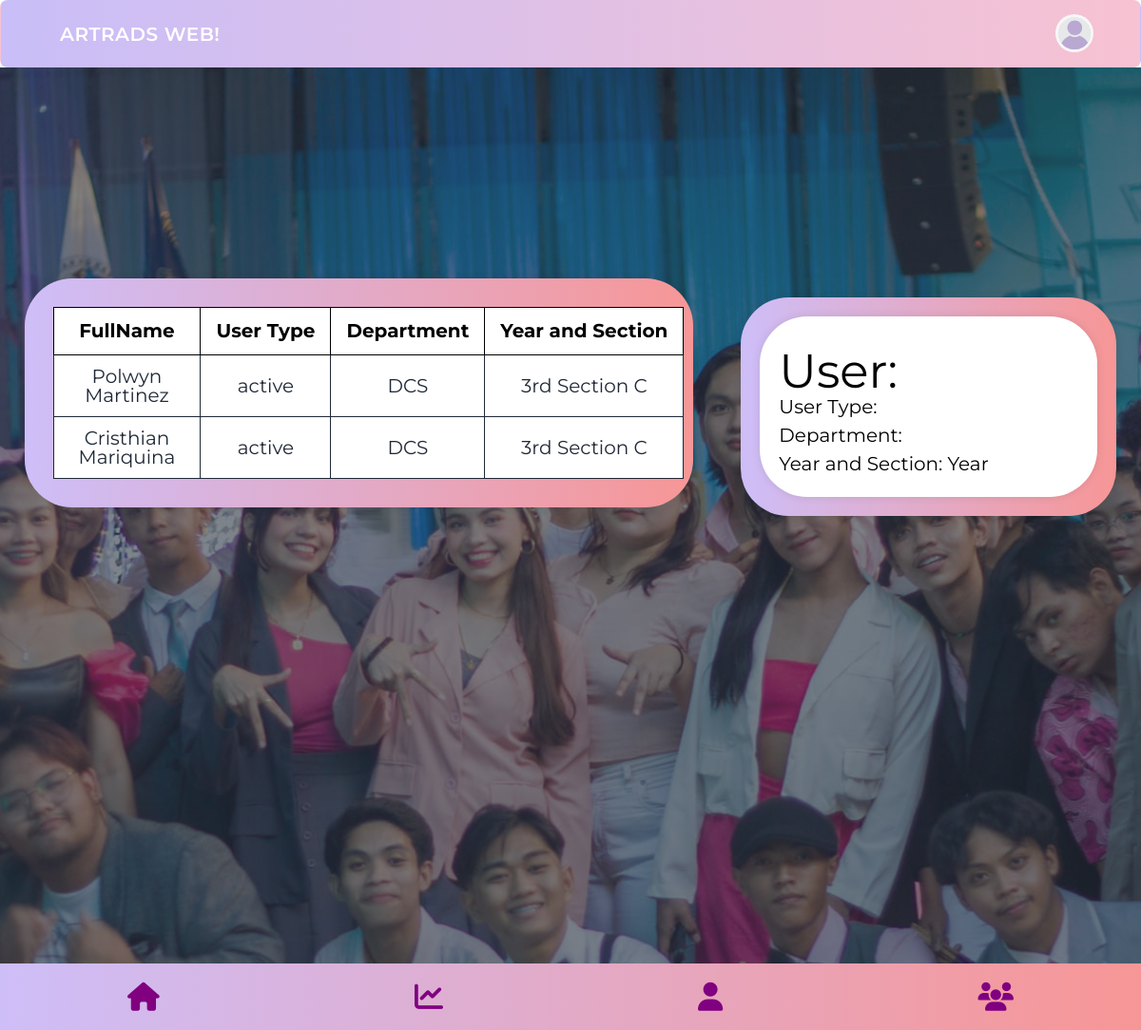
The page /scpphp/members.php on the database its author committed.
### tables this page shows
CREATE TABLE `memberstbl` (
  `id` int(10) NOT NULL,
  `fname` varchar(100) NOT NULL,
  `lname` varchar(100) NOT NULL,
  `status` varchar(100) NOT NULL,
  `usertype` varchar(100) NOT NULL,
  `dept` varchar(100) NOT NULL,
  `year` varchar(100) NOT NULL,
  `section` varchar(100) NOT NULL
);

### scpphp/members.php (the view, shortened to what this page needs)
<?php
    include("server.php");
?>
<!DOCTYPE html>
<html lang="en">
<head>
    <link href="https://cdn.jsdelivr.net/npm/daisyui@4.10.2/dist/full.min.css" rel="stylesheet" type="text/css" />
    <script src="https://cdn.tailwindcss.com"></script>
    <link rel="stylesheet" href="https://cdnjs.cloudflare.com/ajax/libs/font-awesome/6.5.1/css/all.min.css" />
</head>
<body>
<div class="navbar bg-base-100">
  <div class="flex-1">
    <a class="btn btn-ghost text-xl" href="home.php">Artrads Web!</a>
  </div>
  <div class="flex-none gap-2">
    <div class="dropdown dropdown-end">
      <div tabindex="0" role="button" class="btn btn-ghost btn-circle avatar" onclick="toggleProfileMenu()">
        <div class="w-10 rounded-full">
          <img alt="Tailwind CSS Navbar component" src="avatar.png"  style="height:-10px;width:auto;" />
        </div>
      </div>
    </div>
  </div>
</div>
<div class="hero min-h-screen" style="background-image: url(artrads.jpg);">
<div class="hero-overlay bg-opacity-60 "></div>
  <div class="hero-content flex-col lg:flex-row-reverse">
<div class="content">
    <div class="container" style="background: linear-gradient(to left, rgb(247, 150, 150), #cebef8);margin-bottom:400px;">
        <table class="table" >
                    <thead>
                        <tr>
                            <th>FullName</th>
                            <th>User Type</th>
                            <th>Department</th>
                            <th>Year and Section</th>
                        </tr>
                    </thead>
                    <tbody>
                <?php
                    $clk_fname = "";
                    $clk_lname = "";
                    $clk_status = "";
                    $clk_dept = "";
                    $clk_year= "";
                    $clk_section = "";
                    $sqlroom = "SELECT * FROM memberstbl";
                    $queryroom = mysqli_query($conn, $sqlroom);
                    while($resultroom = mysqli_fetch_assoc($queryroom)){
                    $tblmember_id = $resultroom['id'];
                    $fname = $resultroom['fname'];
                    $lname = $resultroom['lname'];
                    $status = $resultroom['status'];
                    $dept = $resultroom['dept'];
                    $year = $resultroom['year'];
                    $section = $resultroom['section'];
                    echo '<tr  class="row" onclick="window.location=\'members.php?memid=' . $tblmember_id . '\'">';
                    echo '<td>' . $fname . ' ' . $lname . '</td>';
                    echo '<td>' . $status . '</td>';
                    echo '<td>' . $dept . '</td>';
                    echo '<td>' . $year . ' ' . $section . '</td>';
                    echo '</tr>';
                }
                ?>
            </tbody>
        </table>
    </div>
    <div class="container" style="background: linear-gradient(to left, rgb(247, 150, 150), #cebef8);margin-top:20px;margin-left: 50px;">
        <div class="container" >
            <h1 style="color: black;">User: <?php echo $clk_fname . ' ' . $clk_lname; ?></h1>
            <p style="color: black;">User Type: <?php echo $clk_status; ?><br>
                Department: <?php echo $clk_dept; ?><br>
                Year and Section: <?php echo $clk_year . ' Year ' . $clk_section; ?><br>
            </p>
        </div>
    </div>
</div>
</div>
</div>
<div class="bottom-navbar">
        <a href="home.php" class="footer-button"><i class="fas fa-home"></i></a>
        <a href="eventtry.php" class="footer-button"><i class="fas fa-chart-line"></i></a>
        <a href="user.php" class="footer-button"><i class="fas fa-user"></i></a>
        <a href="members.php" class="footer-button"><i class="fas fa-users"></i></a>
</div>
</body>
</html>

### rows shown on the page
memberstbl: fname "Polwyn", lname "Martinez", status "active", dept "DCS", year "3rd", section "Section C"
memberstbl: fname "Cristhian", lname "Mariquina", status "active", dept "DCS", year "3rd", section "Section C"
